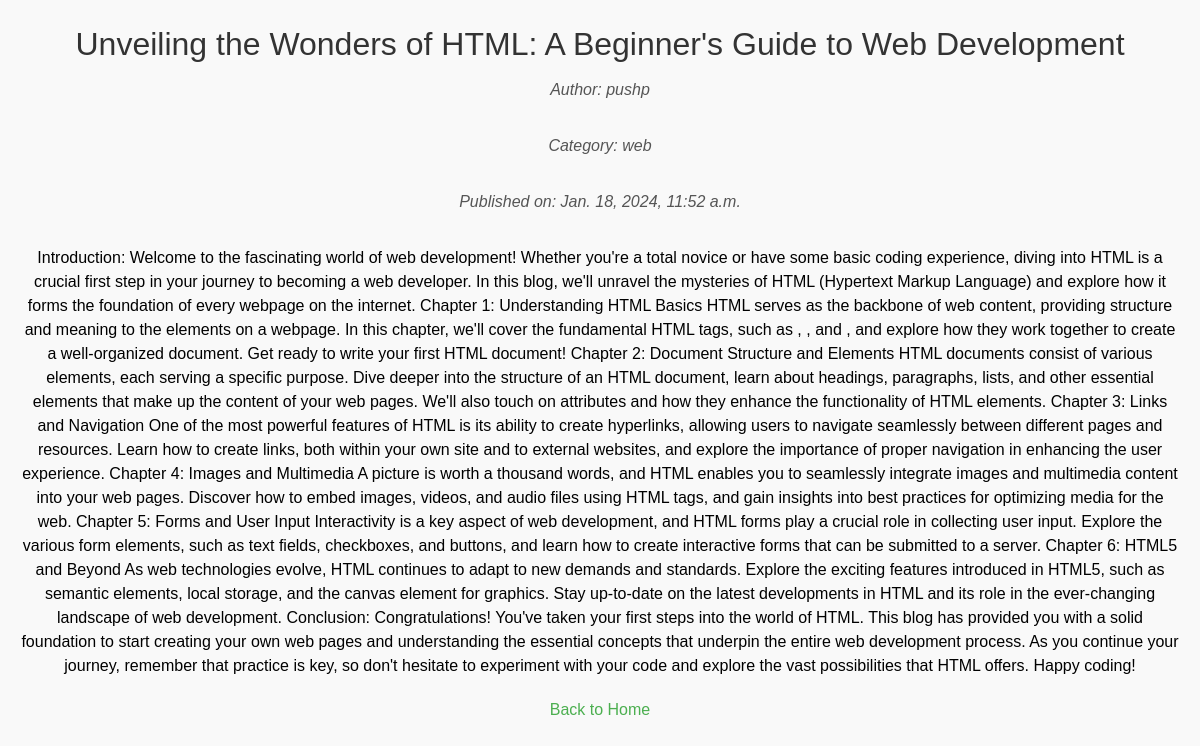
Page /blog/1/ on the committed database.
### blog/models.py (models this page shows, shortened)
class Blog(models.Model):
    title = models.CharField(max_length=200)
    content = models.TextField()
    author = models.ForeignKey(User, on_delete=models.CASCADE)
    created_at = models.DateTimeField(auto_now_add=True)
    category = models.ForeignKey(Category, on_delete=models.SET_NULL, null=True, blank=True)

class Category(models.Model):
    name = models.CharField(max_length=50)

### blog/views.py (the view)
# urls.py: path('blog/', home, name='blog'),
def blog(request, blog_id):
    blog = get_object_or_404(Blog, id=blog_id)
    return render(request, 'blog.html', {'blog': blog,})

### blog/templates/blog.html (shortened to what this page needs)
<!DOCTYPE html>
<html lang="en">
<head>
    <link href="https://cdn.jsdelivr.net/npm/tailwindcss@2.2.19/dist/tailwind.min.css" rel="stylesheet">
</head>
<body>
    <h2>{{ blog.title }}</h2>
    <em>Author: {{ blog.author.username }}</em><br>
    {% if blog.category %}
        <em>Category: {{ blog.category.name }}</em><br>
    {% endif %}
    <em>Published on: {{ blog.created_at }}</em><br>
    {{ blog.content|safe }}
    <p><a href="{% url 'home' %}">Back to Home</a></p>
</body>
</html>

### blog/templates/blog.html (style rules this page uses)
body { font-family: 'Arial', sans-serif; background-color: #f9f9f9; padding: 20px; text-align: center; }
h2 { color: #333; font-size: 2rem; margin-bottom: 10px; }
em { color: #555; display: block; margin-bottom: 8px; }
p { color: #4caf50; margin-top: 20px; }
a { color: #4caf50; text-decoration: none; }

### rows in the picture
Blog: title "Unveiling the Wonders of HTML: A Beginner's Guide to Web Development", author.username "pushp", category.name "web", created_at "Jan. 18, 2024, 11:52 a.m.", content "Introduction: Welcome to the fascinating world of web development! Whether you're a total novice or have some basic coding experience, diving into HTML is a crucial first step in your journey to becoming a web developer. In this blog, we'll unravel the mysteries of HTML (Hypertext Markup Language) and explore how it forms the foundation of every webpage on the internet. Chapter 1: Understanding HTML Basics HTML serves as the backbone of web content, providing structure and meaning to the elements on a webpage. In this chapter, we'll cover the fundamental HTML tags, such as , , and , and explore how they work together to create a well-organized document. Get ready to write your first HTML…"
